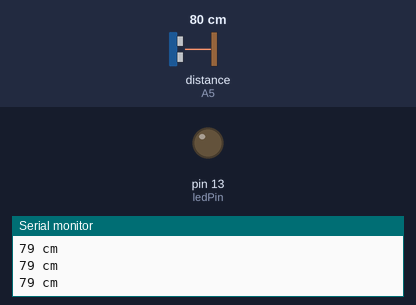
Bench run of a sketch on a simulated Arduino Uno, built with avr-gcc and run on an emulated ATmega328P. On the bench: output pins drawn as LEDs (lit = HIGH), the last lines printed to the serial monitor. Wiring (inferred from the names in the program): ultrasonic range finder: trigger A4; echo A5. Inputs (shaded band) come from the test bench; at power-on: distance to the obstacle (sensor on A5) 80 cm. The echo pulse lasts 58.3 µs per cm; pins used as bus, display or sensor lines are not drawn.

Above: at 1.3 s.
1.4 s: distance to the obstacle (sensor on A5) set to 6 cm
2.9 s: distance to the obstacle (sensor on A5) set to 3 cm
At 4.2 s:
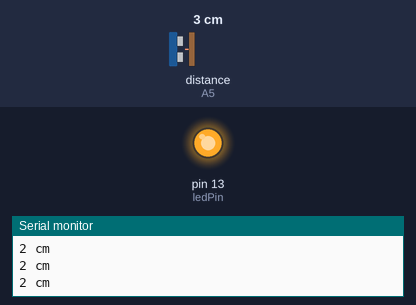
4.5 s: distance to the obstacle (sensor on A5) set to 9 cm
At 5.6 s:
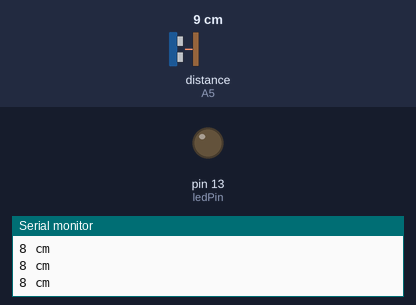
6.0 s: distance to the obstacle (sensor on A5) set to 2 cm
At 6.8 s:
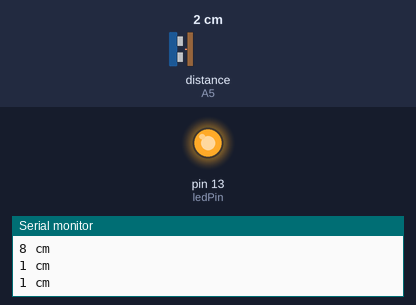
Timing chart, 0 to 8.5 s (numbered marks = the images above; inputs shaded):
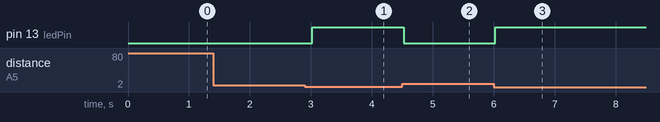

The sketch:

dumbot_echolocation.ino
```cpp
/*
5 left motor forward
6 right motor forward
9 left motor reverse
10 right motor reverse
 */
int ledPin = 13;
int a5; // trigger pin
int left_forward = 5;
int right_forward = 6;
int left_reverse = 9;
int right_reverse = 10;

void setup() {
  // put your setup code here, to run once:
  Serial.begin(9600);           //  setup serial
  pinMode(A4, OUTPUT); // trigger
  pinMode(A5, INPUT); // echo
  pinMode(ledPin, OUTPUT);

}

void loop() {
  // put your main code here, to run repeatedly:

//  digitalWrite(A4, HIGH);
//  delayMicroseconds(10);
//  digitalWrite(A4, LOW);
//  a5 = analogRead(A5);
//  Serial.println("A5 =");
//  Serial.println(a5);

  long duration, distance;
  digitalWrite(A4, LOW);  // Added this line
  delayMicroseconds(2); // Added this line
  digitalWrite(A4, HIGH);
//  delayMicroseconds(1000); - Removed this line
  delayMicroseconds(10); // Added this line
  digitalWrite(A4, LOW);
  duration = pulseIn(A5, HIGH);
  distance = (duration/2) / 29.1;
  if (distance < 4) {  // This is where the LED On/Off happens
    digitalWrite(ledPin,HIGH); // When the Red condition is met, the Green LED should turn off
}
  else {
    digitalWrite(ledPin,LOW);
  }
  if (distance >= 200 || distance <= 0){
    Serial.println("Out of range");
  }
  else {
    Serial.print(distance);
    Serial.println(" cm");
  }
  delay(500);


}
```

Measured:
- the behaviour switches between 5 and 4 cm on distance to the obstacle (sensor on A5) (found by bisection; images 0 and 1)
- after the input at 2.9 s, pin 13 (ledPin): LOW → HIGH after 0.12 s
- after the input at 4.5 s, pin 13 (ledPin): HIGH → LOW at once
- after the input at 6.0 s, pin 13 (ledPin): LOW → HIGH at once
